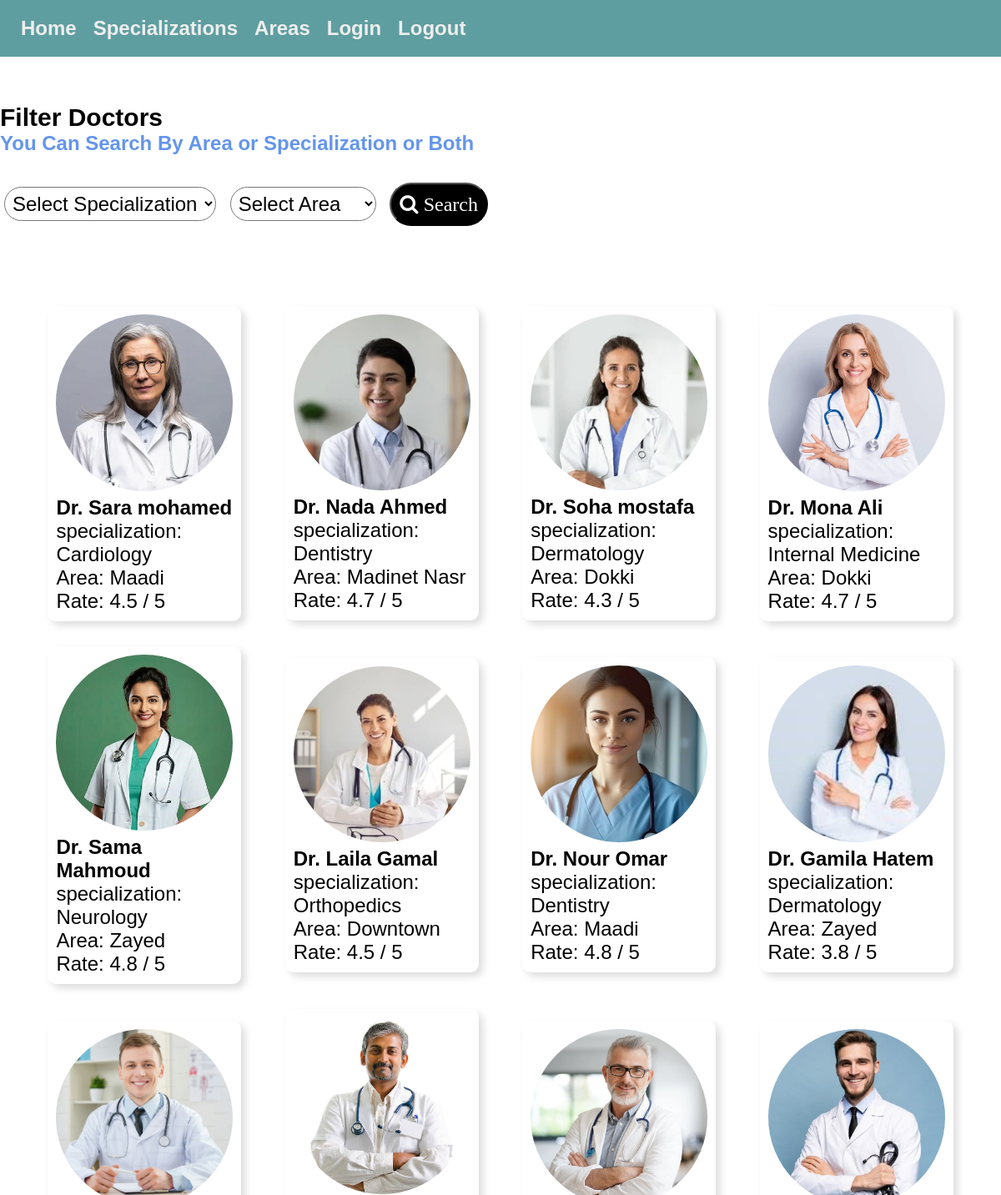
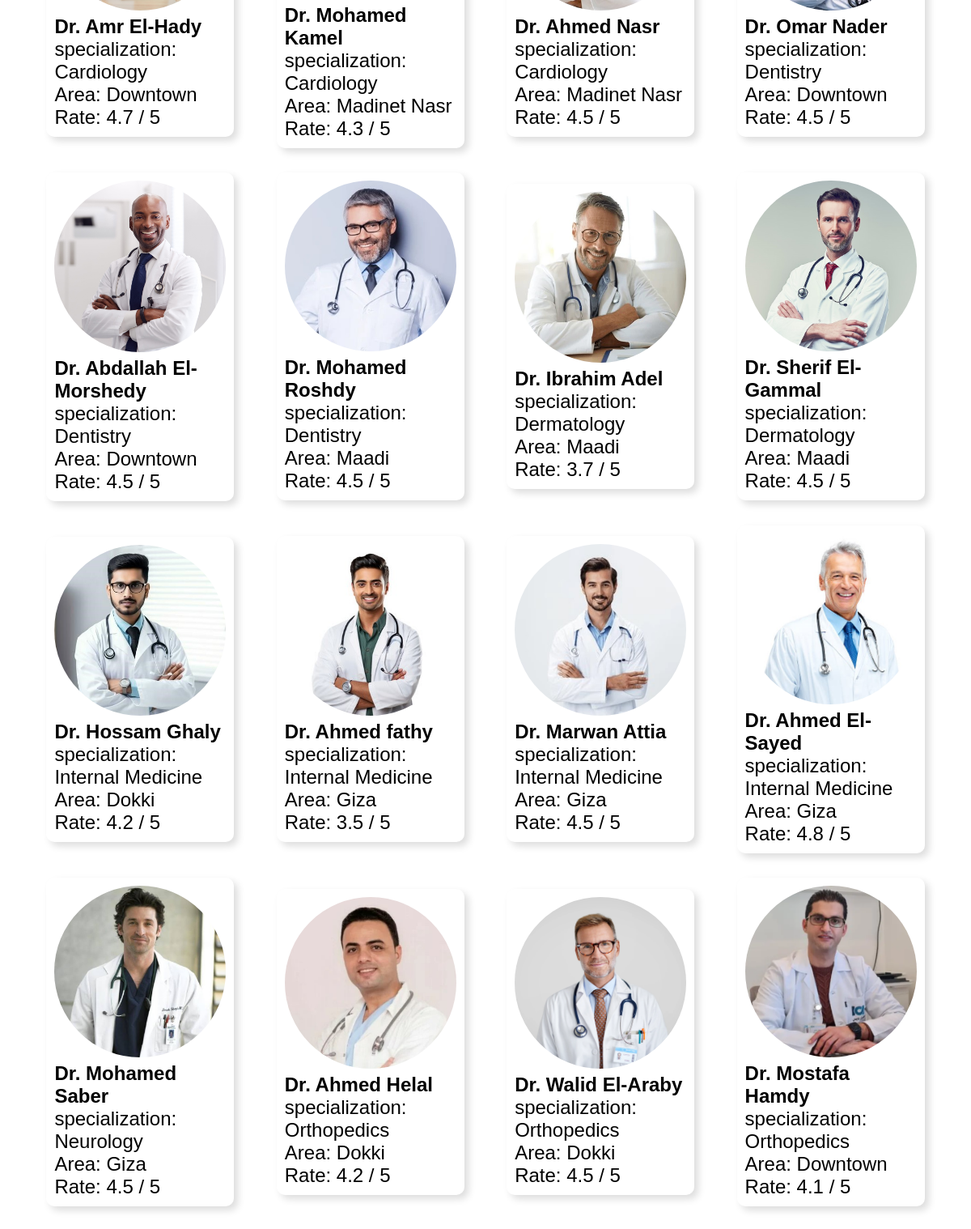
/home/ (signed in), run on the app's committed database (2 pictures, top to bottom).
### doctors/models.py (models this page shows, shortened)
class Doctor(models.Model):
    image = models.ImageField(upload_to='doctors/')
    name = models.CharField(max_length=100)
    phone = models.CharField(max_length=11,default='00000000000')
    specialization = models.CharField(max_length=100)
    area = models.CharField(max_length=100)
    address = models.TextField()
    price = models.DecimalField(max_digits=10, decimal_places=2)
    rate = models.DecimalField(max_digits=3, decimal_places=1)
    working_hours = models.CharField(max_length=100)

### doctors/views.py (the view)
# urls.py: path('', views.home_view, name="home"),
@login_required
def home_view(request):
    doctors = Doctor.objects.all()
    return render(request, 'doctors/home.html', {'doctors': doctors})

### doctors/templates/doctors/home.html (shortened to what this page needs)
{% extends './base.html' %}
{% load static %}
    {% block header %}
    <link rel="stylesheet" href="{% static 'doctors/css/home.css' %}">
    {% endblock %}
    {% block content %}
<br><br>
    <h1>Filter Doctors</h1>
    <h2>You Can Search By Area or Specialization or Both</h2>
    <br>
    <div class="search">
        <form action="{% url 'doctorsearch' %}" method="POST">
            <select name="Specialization-input" id="Specialization-input">
                <option value="">Select Specialization</option>
            </select>
            <select name="Area-input" id="Area-input">
                <option value="">Select Area</option>
            </select>
            <button type="submit"><i class="fa fa-search"> Search</i></button>
        </form>
    </div>
    <br><br>
<div class="content">
    {% for doctor in doctors %}
    <div class="card">
        <a href="{% url 'doctor_detail' doctor.id %}">
            <div class="img">
                <img src="{{ doctor.image.url }}" alt="{{ doctor.name }}" class="card-img">
            </div>
            <div class="data">
                <h3>{{ doctor.name }}</h3>
                <p>specialization: {{ doctor.specialization }}</p>
                <p>Area: {{ doctor.area }}</p>
                <p>Rate: {{ doctor.rate }} / 5</p>
            </div>
        </a>
    </div>
    {% empty %}
        <p>No doctors found.</p>
    {% endfor %}
</div>
    {% endblock %}

### doctors/templates/doctors/base.html (shortened to what this page needs)
<!DOCTYPE html>
<html lang="en">
<head>
    {% load static %}
    <link rel="stylesheet" href="https://cdnjs.cloudflare.com/ajax/libs/font-awesome/4.7.0/css/font-awesome.min.css">
    <link rel="stylesheet" href="{% static 'doctors/css/base_style.css' %}">
    {% block header %}{% endblock %}
</head>
<body>
    <nav>
        <div class="container">
            <ul>
                <li><a href="{% url 'home' %}">Home</a></li>
                <li><a href="{% url 'specializations_list' %}">Specializations</a></li>
                <li><a href="{% url 'area_list' %}">Areas</a></li>
                <li><a href="{% url 'login' %}">Login</a></li>
                <li><a href="{% url 'logout' %}">Logout</a></li>
            </ul>
        </div>
    </nav>
    {% block content %}{% endblock %}
</body>
</html>

### doctors/static/doctors/css/base_style.css (style rules this page uses)
* { margin: 0; padding: 0; box-sizing: border-box; font-size: 24px; font-family:'Franklin Gothic Medium', 'Arial Narrow', Arial, sans-serif; }
nav li , nav li a { text-decoration: none; list-style-type: none; color:#eee; font-weight: 600; font-family:'Franklin Gothic Medium', 'Arial Narrow', Arial, sans-serif; margin:5px; }
nav .container ul { display: flex; align-items: center; flex-wrap: wrap; background-color: cadetblue; padding: 15px; }

### doctors/static/doctors/css/home.css (style rules this page uses)
* { padding: 0%; margin: 0%; box-sizing: border-box; text-decoration: none; }
a { color: black; }
h1 { font-size: 30px; }
h2 { color:cornflowerblue; }
.content { display: flex; justify-content: space-evenly; align-items: center; flex-wrap: wrap; width: 100%; height: auto; padding: 20px; }
.card { width: 20%; background-color: white; display: flex; flex-direction: column; margin: 15px; border-radius: 10px; padding: 10px; box-shadow: 5px 5px 10px #ddd; transition: 0.5s ease; }
.img { width: 100%; border-radius: 50%; }
img { width: 100%; height:auto; border-radius: 50%; }
.data { font-size: 20px; }
select { padding: 5px; background-color: transparent; border-radius: 50px; margin: 5px; }
.search button { margin: 5px; padding: 10px; color: white; background-color: black; border-radius: 50px; }

### data on the page
Doctor: image (picture), name "Dr. Sara mohamed", specialization "Cardiology", area "Maadi", rate "4.5"
Doctor: image (picture), name "Dr. Nada Ahmed", specialization "Dentistry", area "Madinet Nasr", rate "4.7"
Doctor: image (picture), name "Dr. Soha mostafa", specialization "Dermatology", area "Dokki", rate "4.3"
Doctor: image (picture), name "Dr. Mona Ali", specialization "Internal Medicine", area "Dokki", rate "4.7"
Doctor: image (picture), name "Dr. Sama Mahmoud", specialization "Neurology", area "Zayed", rate "4.8"
Doctor: image (picture), name "Dr. Laila Gamal", specialization "Orthopedics", area "Downtown", rate "4.5"
Doctor: image (picture), name "Dr. Nour Omar", specialization "Dentistry", area "Maadi", rate "4.8"
Doctor: image (picture), name "Dr. Gamila Hatem", specialization "Dermatology", area "Zayed", rate "3.8"
Doctor: image (picture), name "Dr. Amr El-Hady", specialization "Cardiology", area "Downtown", rate "4.7"
Doctor: image (picture), name "Dr. Mohamed Kamel", specialization "Cardiology", area "Madinet Nasr", rate "4.3"
Doctor: image (picture), name "Dr. Ahmed Nasr", specialization "Cardiology", area "Madinet Nasr", rate "4.5"
Doctor: image (picture), name "Dr. Omar Nader", specialization "Dentistry", area "Downtown", rate "4.5"
Doctor: image (picture), name "Dr. Abdallah El-Morshedy", specialization "Dentistry", area "Downtown", rate "4.5"
Doctor: image (picture), name "Dr. Mohamed Roshdy", specialization "Dentistry", area "Maadi", rate "4.5"
Doctor: image (picture), name "Dr. Ibrahim Adel", specialization "Dermatology", area "Maadi", rate "3.7"
Doctor: image (picture), name "Dr. Sherif El-Gammal", specialization "Dermatology", area "Maadi", rate "4.5"
Doctor: image (picture), name "Dr. Hossam Ghaly", specialization "Internal Medicine", area "Dokki", rate "4.2"
Doctor: image (picture), name "Dr. Ahmed fathy", specialization "Internal Medicine", area "Giza", rate "3.5"
Doctor: image (picture), name "Dr. Marwan Attia", specialization "Internal Medicine", area "Giza", rate "4.5"
Doctor: image (picture), name "Dr. Ahmed El-Sayed", specialization "Internal Medicine", area "Giza", rate "4.8"
Doctor: image (picture), name "Dr. Mohamed Saber", specialization "Neurology", area "Giza", rate "4.5"
Doctor: image (picture), name "Dr. Ahmed Helal", specialization "Orthopedics", area "Dokki", rate "4.2"
Doctor: image (picture), name "Dr. Walid El-Araby", specialization "Orthopedics", area "Dokki", rate "4.5"
Doctor: image (picture), name "Dr. Mostafa Hamdy", specialization "Orthopedics", area "Downtown", rate "4.1"
